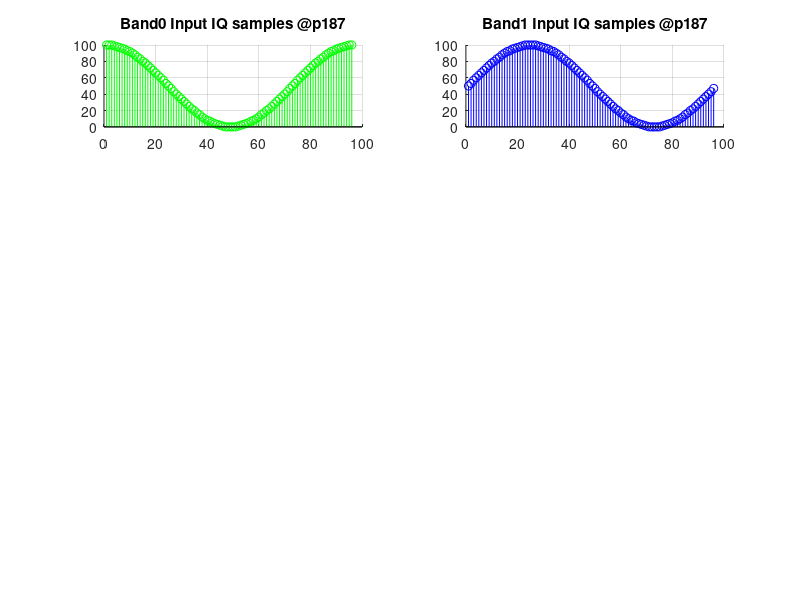

The MATLAB source for this figure: (Note: this script raises an error after producing the figure.)
% %%%%%%%%%%%%%%%%%%%%%%%%%%%%%%%%%%%%%%%%%%%%%%%%%%%%%%%%%%%%%%%%%%%%%%%%%%%%%%%%
% Project     : ABC
% Author      : Hari (haridas.p@intel.com)
% Date        : 20 Feb 2024
% Brief       : This program is to generate input and output sample files for VHA
%               dual band demodulation testing at 3Gsps
% %%%%%%%%%%%%%%%%%%%%%%%%%%%%%%%%%%%%%%%%%%%%%%%%%%%%%%%%%%%%%%%%%%%%%%%%%%%%%%%%

clc;
clear;
close all;

num_vectors = 3;
num_samples_per_vector = 32;
num_samples = num_vectors * num_samples_per_vector;

fs = num_samples;
dt = 1/fs;
st = 1;
t = 0:dt:st-dt;
band0_input_iq1 = 50 * (1 + cos(2 * pi * t));
band0_input_iq = int32(band0_input_iq1);
band1_input_iq1 = 50 * (1 + sin(2 * pi * t));
band1_input_iq = int32(band1_input_iq1);

figure('Name', 'Modulation');
n1 = 1:1:num_samples;
subplot(4, 2, 1); grid on; hold on;
stem(n1, band0_input_iq, 'green'); title("Band0 Input IQ samples @p187");
subplot(4, 2, 2); grid on; hold on;
stem(n1, band1_input_iq, 'blue');  title("Band1 Input IQ samples @p187");

% input_iq should be scaled down before giving as input to the matlab model
scale_factor = 2^-15;
%band0_input_iq_to_duc = (band0_input_iq * scale_factor);
band0_input_iq_to_duc = (band0_input_iq1 * scale_factor);
band1_input_iq_to_duc = (band1_input_iq1 * scale_factor);

% enable w1, w2, w3, w4
config.vha_hbf_stages = [1 1 1 1];

% now do an interpolation
band0_output_iq_from_duc = vha_interpolate(band0_input_iq_to_duc, config);
band1_output_iq_from_duc = vha_interpolate(band1_input_iq_to_duc, config);

% now scale the samples up
scale_factor = 2^15;
n2 = 1:1:(numel(band0_output_iq_from_duc));
subplot(4, 2, 3); grid on; hold on;
stem(n2, (real(band0_output_iq_from_duc * scale_factor)), 'red'); title("DUC band0 Output 3gsps");
stem(n2, (imag(band0_output_iq_from_duc * scale_factor)), 'blue');
n2 = 1:1:(numel(band1_output_iq_from_duc));
subplot(4, 2, 4); grid on; hold on;
stem(n2, (real(band1_output_iq_from_duc * scale_factor)), 'red'); title("DUC band1 Output 3gsps");
stem(n2, (imag(band1_output_iq_from_duc * scale_factor)), 'blue');

% generate cw0 for the modulation Fs = 3gsps, Fclk = 1.5Ghz
Fclk = 983040;
Fs   = (983040 * 2);
fout0 = (Fclk / 2);
fprintf("fout0 = %d KHz, Fs = %d KHz, Fclk = %d KHz\n", fout0, Fs, Fclk);
cw0 = nco_pp(fout0, Fs, Fclk, length(band0_output_iq_from_duc), 1);   % 1 clk cycles delay
fout1 = (Fclk / 4);
fprintf("fout1 = %d KHz, Fs = %d KHz, Fclk = %d KHz\n", fout1, Fs, Fclk);
cw1 = nco_pp(fout1, Fs, Fclk, length(band1_output_iq_from_duc), 3);   % 3 clk cycles delay
subplot(4, 2, 5); grid on; hold on;
n3 = 1:1:(length(cw0));
stem(n3, real(cw0), 'red'); title("CW0 @3gsps");
stem(n3, imag(cw0), 'blue');
subplot(4, 2, 6); grid on; hold on;
stem(n3, real(cw1), 'blue'); title("CW1 @3gsps");
stem(n3, imag(cw1), 'red');

% now do the modulation and combining
config.vha_bypass = [0 0];
config.vha_conj = [0, 0];
config.active_band = 3;
cw0 = transpose(cw0);
cw1 = transpose(cw1);
[mod_output_3g, dummy] = vha_combine(band0_output_iq_from_duc, band1_output_iq_from_duc, cw0, cw1, config);
mod_output_3g = mod_output_3g * scale_factor;    % scale up the final output
n2 = 1:1:length(mod_output_3g);
subplot(4, 2, 7); grid on; hold on;
stem(n2, real(mod_output_3g), 'red'); title ("Output - 3gsps Modulation");
stem(n2, imag(mod_output_3g), 'blue');

% use this modulated upconverted signal as the input to the uplink path.
% first demodulate this input with a carrier wave and then downconvert to
% the required output rate
input_iq = mod_output_3g;
num_vectors = 48;
num_samples_per_vector = 32;
num_samples = (num_vectors * num_samples_per_vector);

n1 = 1:1:num_samples;
figure('Name', 'Demodulation');
subplot(7, 2, 1); grid on; hold on;
stem(n1, real(input_iq), 'green'); title("Input IQ samples @3g");
stem(n1, imag(input_iq), 'blue');

% write this into a file which can be sourced while running on FRIO
input_real = dec2hex(real(input_iq), 4);
input_imag = dec2hex(imag(input_iq), 4);
input_3g = strcat(input_real, input_imag);
fileId = fopen("input_samples/demodulation/dual_band_demodulation_3.txt", "w");
for i = 1:length(input_3g)
    nbytes = fprintf(fileId, '%8s\n', input_3g(i,:));
end
fclose(fileId);

% input_iq should be scaled down before giving as input to the matlab model
scale_factor = 2^-15;
input_iq_for_model = (input_iq * scale_factor);

% now generate the CW for demodulation
% Fclk = 1.5GHz, Fs = 3gsps
fprintf("fout0 = %d KHz, Fs = %d KHz, Fclk = %d KHz\n", fout0, Fs, Fclk);
cw0 = nco_pp(fout0, Fs, Fclk, length(input_iq), 0);
subplot(7, 2, 3); grid on; hold on;
n2 = 1:1:length(cw0);
stem(n2, real(cw0), 'red'); title("CW0 @3gsps");
stem(n2, imag(cw0), 'blue');
fprintf("fout1 = %d KHz, Fs = %d KHz, Fclk = %d KHz\n", fout1, Fs, Fclk);
cw1 = nco_pp(fout1, Fs, Fclk, length(input_iq), 2);
subplot(7, 2, 4); grid on; hold on;
n2 = 1:1:length(cw1);
stem(n2, real(cw1), 'red'); title("CW1 @3gsps");
stem(n2, imag(cw1), 'blue');

% now do the demodulation and band splitting
config.vha_bypass = [0 0];
config.vha_conj = [0 0];
% Band0 demodulation and splitting
cw0 = transpose(cw0);
demod_output_3g_band0 = vha_split(input_iq_for_model, cw0, config);
n3 = 1:1:length(demod_output_3g_band0);
subplot(7, 2, 5); grid on; hold on;
stem(n3, real(demod_output_3g_band0), 'red'); title("Band0 Output - 3gsps Demodulation");
stem(n3, imag(demod_output_3g_band0), 'blue');

% Band1 demodulation and splitting
cw1 = transpose(cw1);
demod_output_3g_band1 = vha_split(input_iq_for_model, cw1, config);
n3 = 1:1:length(demod_output_3g_band1);
subplot(7, 2, 6); grid on; hold on;
stem(n3, real(demod_output_3g_band1), 'red'); title("Band1 Output - 3gsps Demodulation");
stem(n3, imag(demod_output_3g_band1), 'blue');

% now do the downconversion to p187
config.vha_hbf_stages = [1 1 1 1];
config.vha_agc_bit = 0;
config.format = 0;
config.fine_delay = 0;
config.coarse_delay = 0;
ddc_output_p187_band0 = vha_decimate(demod_output_3g_band0, config);
ddc_output_p187_band1 = vha_decimate(demod_output_3g_band1, config);

% now scale the samples up
scale_factor = 2^15;
ddc_output_p187_band0 = (ddc_output_p187_band0 * scale_factor);
n4 = 1:1:length(ddc_output_p187_band0);
subplot(7, 2, 7); grid on; hold on;
title("Band0 Output - demodulated, down converted samples to p187-gsps");
stem(n4, real(ddc_output_p187_band0), 'red');
stem(n4, imag(ddc_output_p187_band0), 'blue');

ddc_output_p187_band1 = (ddc_output_p187_band1 * scale_factor);
n4 = 1:1:length(ddc_output_p187_band1);
subplot(7, 2, 8); grid on; hold on;
title("Band1 Output - demodulated, down converted samples to p187-gsps");
stem(n4, real(ddc_output_p187_band1), 'red');
stem(n4, imag(ddc_output_p187_band1), 'blue');

% now write this to a file
ddc_output_p187_real_band0 = dec2hex(real(ddc_output_p187_band0), 4);
ddc_output_p187_imag_band0 = dec2hex(imag(ddc_output_p187_band0), 4);
band0_output_p187 = strcat(ddc_output_p187_real_band0, ddc_output_p187_imag_band0);
fileId = fopen("output_samples/demodulation/3g/band0_dual_band_demodulation_p187.txt", "w");
for i = 1:length(band0_output_p187)
    nbytes = fprintf(fileId, '%8s\n', band0_output_p187(i,:));
end
fclose(fileId);

ddc_output_p187_real_band1 = dec2hex(real(ddc_output_p187_band1), 4);
ddc_output_p187_imag_band1 = dec2hex(imag(ddc_output_p187_band1), 4);
band1_output_p187 = strcat(ddc_output_p187_real_band1, ddc_output_p187_imag_band1);
fileId = fopen("output_samples/demodulation/3g/band1_dual_band_demodulation_p187.txt", "w");
for i = 1:length(band1_output_p187)
    nbytes = fprintf(fileId, '%8s\n', band1_output_p187(i,:));
end
fclose(fileId);

% now do the downconversion to p375
config.vha_hbf_stages = [1 1 1 0];
config.vha_agc_bit = 0;
config.format = 0;
config.fine_delay = 0;
config.coarse_delay = 0;
ddc_output_p375_band0 = vha_decimate(demod_output_3g_band0, config);
ddc_output_p375_band1 = vha_decimate(demod_output_3g_band1, config);

% now scale the samples up
scale_factor = 2^15;
ddc_output_p375_band0 = (ddc_output_p375_band0 * scale_factor);
n4 = 1:1:length(ddc_output_p375_band0);
subplot(7, 2, 9); grid on; hold on;
title("Band0 Output - demodulated, down converted samples to p375-gsps");
stem(n4, real(ddc_output_p375_band0), 'red');
stem(n4, imag(ddc_output_p375_band0), 'blue');

ddc_output_p375_band1 = (ddc_output_p375_band1 * scale_factor);
n4 = 1:1:length(ddc_output_p375_band1);
subplot(7, 2, 10); grid on; hold on;
title("Band1 Output - demodulated, down converted samples to p375-gsps");
stem(n4, real(ddc_output_p375_band1), 'red');
stem(n4, imag(ddc_output_p375_band1), 'blue');

% now write this to a file
ddc_output_p375_real_band0 = dec2hex(real(ddc_output_p375_band0), 4);
ddc_output_p375_imag_band0 = dec2hex(imag(ddc_output_p375_band0), 4);
band0_output_p375 = strcat(ddc_output_p375_real_band0, ddc_output_p375_imag_band0);
fileId = fopen("output_samples/demodulation/3g/band0_dual_band_demodulation_p375.txt", "w");
for i = 1:length(band0_output_p375)
    nbytes = fprintf(fileId, '%8s\n', band0_output_p375(i,:));
end
fclose(fileId);

ddc_output_p375_real_band1 = dec2hex(real(ddc_output_p375_band1), 4);
ddc_output_p375_imag_band1 = dec2hex(imag(ddc_output_p375_band1), 4);
band1_output_p375 = strcat(ddc_output_p375_real_band1, ddc_output_p375_imag_band1);
fileId = fopen("output_samples/demodulation/3g/band1_dual_band_demodulation_p375.txt", "w");
for i = 1:length(band1_output_p375)
    nbytes = fprintf(fileId, '%8s\n', band1_output_p375(i,:));
end
fclose(fileId);

% now do the downconversion to p75
config.vha_hbf_stages = [1 1 0 0];
config.vha_agc_bit = 0;
config.format = 0;
config.fine_delay = 0;
config.coarse_delay = 0;
ddc_output_p75_band0 = vha_decimate(demod_output_3g_band0, config);
ddc_output_p75_band1 = vha_decimate(demod_output_3g_band1, config);

% now scale the samples up
scale_factor = 2^15;
ddc_output_p75_band0 = (ddc_output_p75_band0 * scale_factor);
n4 = 1:1:length(ddc_output_p75_band0);
subplot(7, 2, 11); grid on; hold on;
title("Band0 Output - demodulated, down converted samples to p75-gsps");
stem(n4, real(ddc_output_p75_band0), 'red');
stem(n4, imag(ddc_output_p75_band0), 'blue');

ddc_output_p75_band1 = (ddc_output_p75_band1 * scale_factor);
n4 = 1:1:length(ddc_output_p75_band1);
subplot(7, 2, 12); grid on; hold on;
title("Band1 Output - demodulated, down converted samples to p75-gsps");
stem(n4, real(ddc_output_p75_band1), 'red');
stem(n4, imag(ddc_output_p75_band1), 'blue');

% now write this to a file
ddc_output_p75_real_band0 = dec2hex(real(ddc_output_p75_band0), 4);
ddc_output_p75_imag_band0 = dec2hex(imag(ddc_output_p75_band0), 4);
band0_output_p75 = strcat(ddc_output_p75_real_band0, ddc_output_p75_imag_band0);
fileId = fopen("output_samples/demodulation/3g/band0_dual_band_demodulation_p75.txt", "w");
for i = 1:length(band0_output_p75)
    nbytes = fprintf(fileId, '%8s\n', band0_output_p75(i,:));
end
fclose(fileId);

ddc_output_p75_real_band1 = dec2hex(real(ddc_output_p75_band1), 4);
ddc_output_p75_imag_band1 = dec2hex(imag(ddc_output_p75_band1), 4);
band1_output_p75 = strcat(ddc_output_p75_real_band1, ddc_output_p75_imag_band1);
fileId = fopen("output_samples/demodulation/3g/band1_dual_band_demodulation_p75.txt", "w");
for i = 1:length(band1_output_p75)
    nbytes = fprintf(fileId, '%8s\n', band1_output_p75(i,:));
end
fclose(fileId);


% now do the downconversion to 1.5G
config.vha_hbf_stages = [1 0 0 0];
config.vha_agc_bit = 0;
config.format = 0;
config.fine_delay = 0;
config.coarse_delay = 0;
ddc_output_1p5_band0 = vha_decimate(demod_output_3g_band0, config);
ddc_output_1p5_band1 = vha_decimate(demod_output_3g_band1, config);

% now scale the samples up
scale_factor = 2^15;
ddc_output_1p5_band0 = (ddc_output_1p5_band0 * scale_factor);
n4 = 1:1:length(ddc_output_1p5_band0);
subplot(7, 2, 13); grid on; hold on;
title("Band0 Output - demodulated, down converted samples to 1.5Gsps");
stem(n4, real(ddc_output_1p5_band0), 'red');
stem(n4, imag(ddc_output_1p5_band0), 'blue');

ddc_output_1p5_band1 = (ddc_output_1p5_band1 * scale_factor);
n4 = 1:1:length(ddc_output_1p5_band1);
subplot(7, 2, 14); grid on; hold on;
title("Band1 Output - demodulated, down converted samples to 1.5Gsps");
stem(n4, real(ddc_output_1p5_band1), 'red');
stem(n4, imag(ddc_output_1p5_band1), 'blue');

% now write this to a file
ddc_output_1p5_real_band0 = dec2hex(real(ddc_output_1p5_band0), 4);
ddc_output_1p5_imag_band0 = dec2hex(imag(ddc_output_1p5_band0), 4);
band0_output_1p5 = strcat(ddc_output_1p5_real_band0, ddc_output_1p5_imag_band0);
fileId = fopen("output_samples/demodulation/3g/band0_dual_band_demodulation_1p5.txt", "w");
for i = 1:length(band0_output_1p5)
    nbytes = fprintf(fileId, '%8s\n', band0_output_1p5(i,:));
end
fclose(fileId);

ddc_output_1p5_real_band1 = dec2hex(real(ddc_output_1p5_band1), 4);
ddc_output_1p5_imag_band1 = dec2hex(imag(ddc_output_1p5_band1), 4);
band1_output_1p5 = strcat(ddc_output_1p5_real_band1, ddc_output_1p5_imag_band1);
fileId = fopen("output_samples/demodulation/3g/band1_dual_band_demodulation_1p5.txt", "w");
for i = 1:length(band1_output_1p5)
    nbytes = fprintf(fileId, '%8s\n', band1_output_1p5(i,:));
end
fclose(fileId);
